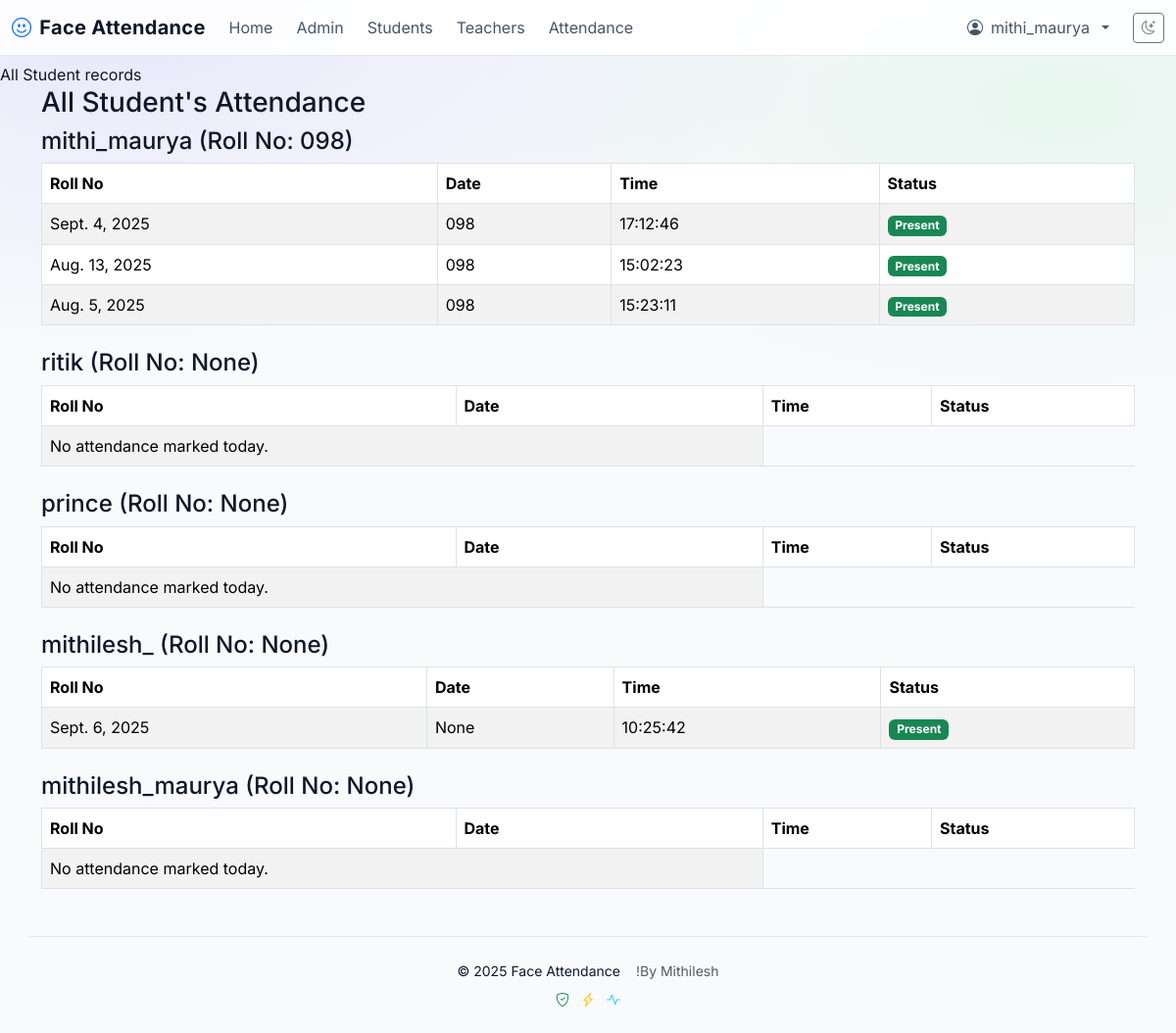
Screenshot of /admin_attendance/ (signed in) with the database file from the repository.
### attendance/models.py (models this page shows, shortened)
class Student(models.Model):
    user = models.OneToOneField(User, on_delete=models.CASCADE)
    image = models.ImageField(upload_to='student_images/', blank=True, null=True)  # Optional
    roll_no = models.CharField(max_length=20,unique=True,null=True, blank=True)

class Attendance(models.Model):
    STATUS_CHOICES=[
        ('Present','Present'),
        ('Absent','Absent'),
    ]
    student = models.ForeignKey(Student, on_delete=models.CASCADE)
    date = models.DateField(default=timezone.localdate)
    timestamp = models.DateTimeField(default=timezone.now)
    status=models.CharField(max_length=10,choices=STATUS_CHOICES, default='Present')
    class Meta:
        unique_together = ('student', 'date')
        ordering=['-date']

### attendance/views.py (the view)
# urls.py: path('admin_attendance/', views.admin_attendance_view, name='admin_attendance'),
@staff_member_required
def admin_attendance_view(request):
    students = Student.objects.select_related('user').all()
    all_attendance = Attendance.objects.select_related('student__user').order_by(
        'student__user__username', '-date'
        )
    grouped_attendance = defaultdict(list)
    for record in all_attendance:
        grouped_attendance[record.student].append(record)
    final_group = {}
    for student in students:
        final_group[student] = grouped_attendance.get(student, [])
    return render(request, "attendance/admin_attendance.html", {
         "grouped_attendance": final_group
    })

### attendance/templates/attendance/admin_attendance.html (shortened to what this page needs)
{% extends "attendance/base.html" %}
{% block content %}
<h3>All Student's Attendance</h3>
{% for student, records in grouped_attendance.items %}
  <h4>{{ student.user }} (Roll No: {{ student.roll_no }})</h4>
<table class="table table-bordered table-striped mb-4">
    <thead>
        <tr>
            <th>Roll No</th>
            <th>Date</th>
            <th>Time</th>
            <th>Status</th>
        </tr>
    </thead>
    <tbody>
        {% for record in records  %}
        <tr>
            <td>{{ record.date }}</td>
            <td>{{record.student.roll_no}}</td>
            <td>{{ record.timestamp|time:"H:i:s" }}</td>
            <td>
                {% if record.status == "Present" %}
                <span class="badge bg-success"> Present</span>
                {% else %}
                 <span class="badge bg-danger"> Absent</span>
                {% endif %}
            </td>
        </tr>
         {% empty %}
        <tr>
            <td colspan="2">No attendance marked today.</td>
        </tr>
        {% endfor %}
    </tbody>
</table>
{% empty %}
  <p>No students found.</p>
{% endfor %}
{% endblock  %}

### attendance/templates/attendance/base.html (shortened to what this page needs)
<!DOCTYPE html>
<html lang="en">
<head>
    <link href="https://cdn.jsdelivr.net/npm/bootstrap@5.3.3/dist/css/bootstrap.min.css" rel="stylesheet">
    <link href="https://cdn.jsdelivr.net/npm/bootstrap-icons@1.11.3/font/bootstrap-icons.css" rel="stylesheet">
</head>
<body>
<nav class="navbar navbar-expand-lg navbar-dark fixed-top">
    <div class="container-fluid">
        <a class="navbar-brand d-flex align-items-center gap-2" href="{% url 'home' %}">
            <i class="bi bi-emoji-smile text-primary"></i>
            <span>Face Attendance</span>
        </a>
        <div class="collapse navbar-collapse justify-content-end" id="navbarNav">
            <ul class="navbar-nav align-items-lg-center w-100 gap-lg-2">
                <li class="nav-item">
                    <a class="nav-link" href="{% url 'home' %}">Home</a>
                </li>
                {% if user.is_authenticated %}
                    {% if user.is_staff %}
                        <li class="nav-item"><a class="nav-link" href="{% url 'admin_dashboard' %}">Admin</a></li>
                        <li class="nav-item"><a class="nav-link" href="{% url 'manage_students' %}">Students</a></li>
                        <li class="nav-item"><a class="nav-link" href="{% url 'manage_teachers' %}">Teachers</a></li>
                        <li class="nav-item"><a class="nav-link" href="{% url 'admin_attendance' %}">Attendance</a></li>
                    {% endif %}
                    <li class="nav-item dropdown ms-lg-auto">
                        <a class="nav-link dropdown-toggle d-flex align-items-center gap-2" href="#" role="button" data-bs-toggle="dropdown" aria-expanded="false">
                            <i class="bi bi-person-circle"></i>
                            <span class="d-none d-lg-inline">{{ user.get_full_name|default:user.username }}</span>
                        </a>
                    </li>
                {% else %}
                    <li class="nav-item ms-lg-auto">
                        <a class="nav-link" href="{% url 'login_view' %}"><i class="bi bi-person-circle me-1"></i>Login</a>
                    </li>
                {% endif %}
                <li class="nav-item d-flex align-items-center ms-2">
                    <button id="theme-toggle" class="btn btn-sm btn-outline-secondary" type="button" aria-label="Toggle theme">
                        <i class="bi bi-moon-stars"></i>
                    </button>
                </li>
            </ul>
        </div>
    </div>
</nav>
<div class="container">
    {% block content %}
    {% endblock %}
</div>
<footer class="container text-center small">
    <div class="d-flex flex-column flex-sm-row justify-content-center gap-3">
        <span>&copy; {% now "Y" %} Face Attendance</span>
        <span class="text-muted">!By Mithilesh</span>
    </div>
    <div class="mt-2">
        <i class="bi bi-shield-check text-success"></i>
        <i class="bi bi-lightning-charge text-warning ms-2"></i>
        <i class="bi bi-activity text-info ms-2"></i>
    </div>
</footer>
</body>
</html>

### attendance/templates/attendance/base.html (style rules this page uses)
:root { --brand-primary: #4f46e5; --brand-primary-700: #4338ca; --brand-accent: #22c55e; --brand-bg: #f8fafc; --brand-surface: #ffffff; --brand-card: #ffffff; --text-primary: #0f172a; --text-muted: #475569; --border-color: #e2e8f0; }
html, body { height: 100%; }
body { padding-top: 64px; background: radial-gradient(1200px 600px at 10% 0%, rgba(79, 70, 229, 0.10) 0%, rgba(79, 70, 229, 0) 60%), radial-gradient(1000px 500px at 90% 10%, rgba(34, 197, 94, 0.08) 0%, rgba(34, 197, 94, 0) 60%), linear-gradient(180deg, var(--brand-bg) 0%, var(--brand-bg) 100%); color: var(--text-primary); font-family: 'Inter', system-ui, -apple-system, Segoe UI, Roboto, Arial, sans-serif; }
.navbar { background: linear-gradient(90deg, rgba(255,255,255,0.9) 0%, rgba(255,255,255,0.9) 100%); backdrop-filter: saturate(120%) blur(8px); border-bottom: 1px solid var(--border-color); }
.navbar-brand { font-weight: 700; letter-spacing: 0.3px; color: var(--text-primary) !important; }
.nav-link { color: var(--text-muted) !important; }
.container, .container-fluid { color: var(--text-primary); }
footer { margin-top: 48px; padding: 24px 0; color: var(--text-muted); border-top: 1px solid var(--border-color); }

### rows the page displays
Student: user "mithi_maurya", roll_no "098"
Attendance: date "Sept. 4, 2025", student.roll_no "098", timestamp "17:12:46", status "Present"
Attendance: date "Aug. 13, 2025", student.roll_no "098", timestamp "15:02:23", status "Present"
Attendance: date "Aug. 5, 2025", student.roll_no "098", timestamp "15:23:11", status "Present"
Student: user "ritik", roll_no "None"
Student: user "prince", roll_no "None"
Student: user "mithilesh_", roll_no "None"
Attendance: date "Sept. 6, 2025", student.roll_no "None", timestamp "10:25:42", status "Present"
Student: user "mithilesh_maurya", roll_no "None"

### other values shown
{{ user.get_full_name|default:user.username }} "mithi_maurya"
